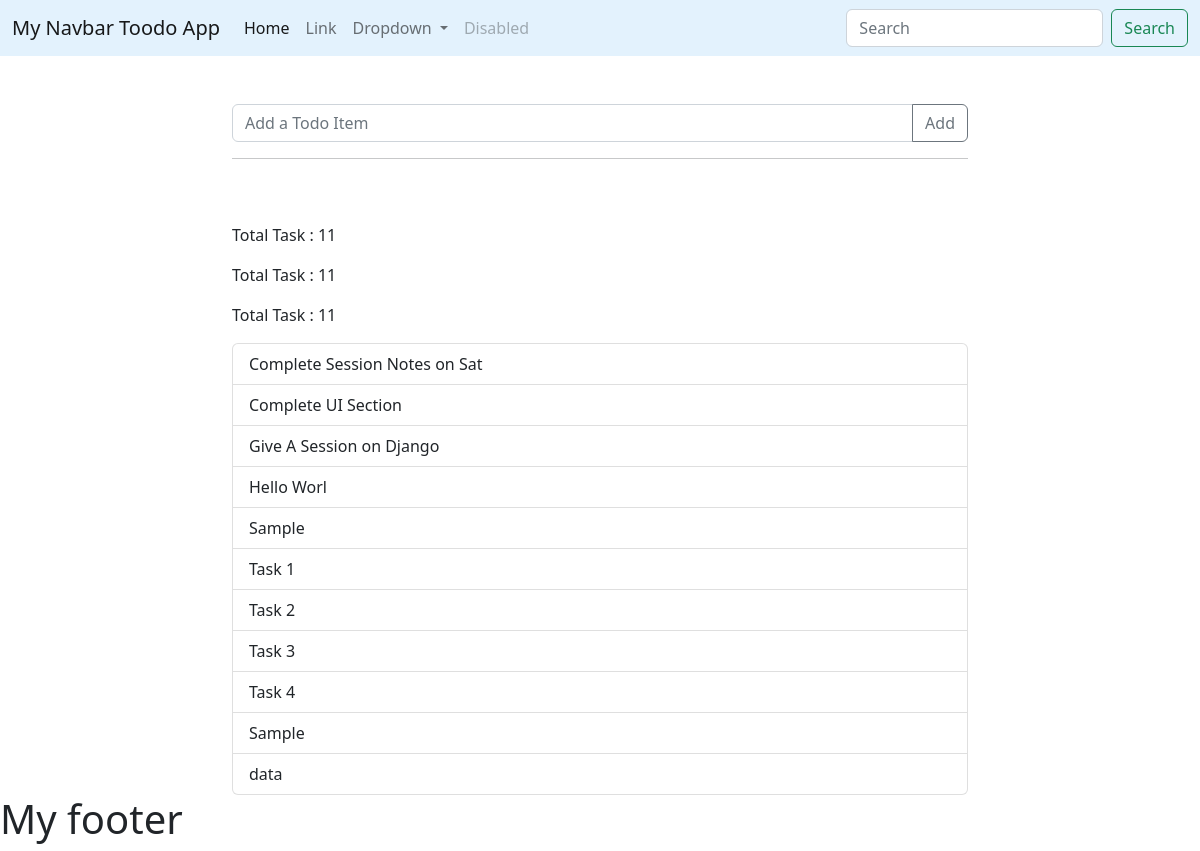
Screenshot of /todo with the database file from the repository.
### todo/models.py (models this page shows)
class Todo(models.Model):
    task = models.CharField(max_length=255)
    complete = models.BooleanField(default=False)

### todo/views.py (the view, shortened to what this page needs)
# urls.py: path('',hello_from_todo),
def hello_from_todo(request):
    form_for_get = TodoInputForm()
    all_todo = Todo.objects.all()
    return render(request,'todo.html',{'todos':all_todo,'form':form_for_get,'count':all_todo.count()})

### todo/forms.py
class TodoInputForm(forms.Form):
    task = forms.CharField(max_length=10)

### todo/templatetags/my_len_filter.py (called while the page is built)
@register.filter()
def my_len(value):
    return len(value)

### todo/templates/todo.html (shortened to what this page needs)
{% extends "base.html" %}
{% block content %}
  <div class="container mt-5">
    <div class="row justify-content-center">
      <div class="col-8">
        <form name="form" action="/todo" method="post">
          <div class="input-group">
            <input type="text" class="form-control" placeholder="Add a Todo Item"
            aria-label="Recipient's username with two button addons" name="task">
            <button class="btn btn-outline-secondary" type="submit">Add</button>
          </div>
        </form>
        <hr>
      </div>
      <div class="col-8 mt-5">
        <p>Total Task : {{count}}</p>
        <p>Total Task : {{todos | length }}</p>
        {% load my_len_filter %}
        <p>Total Task : {{todos | my_len }}</p>
        <ul class="list-group">
          {% for t in todos %}
          <li class="list-group-item">{{t.task}}</li>
          {% endfor %}
        </ul>
      </div>
    </div>
  </div>
  {% endblock %}

### rows the page displays
Todo: task "Complete Session Notes on Sat"
Todo: task "Complete UI Section"
Todo: task "Give A Session on Django"
Todo: task "Hello Worl"
Todo: task "Sample"
Todo: task "Task 1"
Todo: task "Task 2"
Todo: task "Task 3"
Todo: task "Task 4"
Todo: task "Sample"
Todo: task "data"

### other values shown
{{ count }} "11"
{{ todos | length }} "11"
{{ todos | my_len }} "11"
